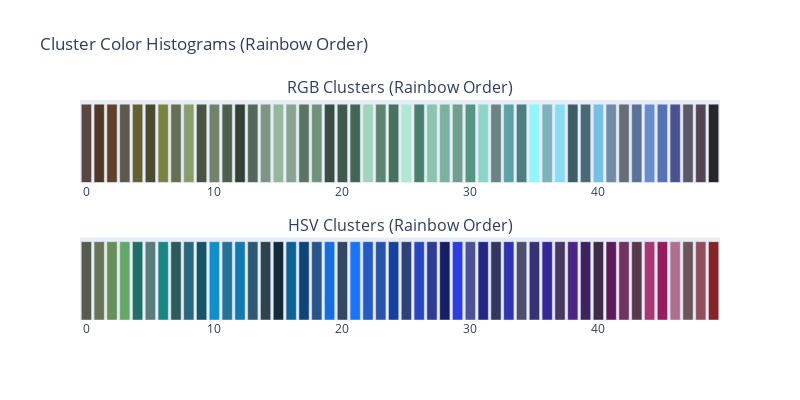

Notebook source saved alongside this figure:
### Code cell
sorted_rgb_clusters = sort_by_hue(clusters)
sorted_hsv_clusters = sort_by_hue(hsv_clusters)

sorted_cluster_colors = [f'rgb({int(r)},{int(g)},{int(b)})' for r, g, b in sorted_rgb_clusters]
sorted_hsv_colors = [f'rgb({int(r)},{int(g)},{int(b)})' for r, g, b in sorted_hsv_clusters]

# Add hover text with RGB values
rgb_hovertext = [f'RGB: ({int(r)}, {int(g)}, {int(b)})' for r, g, b in sorted_rgb_clusters]
hsv_hovertext = [f'RGB: ({int(r)}, {int(g)}, {int(b)})' for r, g, b in sorted_hsv_clusters]

fig = make_subplots(rows=2, cols=1, subplot_titles=("RGB Clusters (Rainbow Order)", "HSV Clusters (Rainbow Order)"))

fig.add_trace(
    go.Bar(x=list(range(len(sorted_rgb_clusters))), y=[1]*len(sorted_rgb_clusters), marker_color=sorted_cluster_colors, showlegend=False, hovertext=rgb_hovertext, hoverinfo="text"),
    row=1, col=1
)
fig.add_trace(
    go.Bar(x=list(range(len(sorted_hsv_clusters))), y=[1]*len(sorted_hsv_clusters), marker_color=sorted_hsv_colors, showlegend=False, hovertext=hsv_hovertext, hoverinfo="text"),
    row=2, col=1
)

fig.update_layout(height=400, width=800, title_text="Cluster Color Histograms (Rainbow Order)")
fig.update_yaxes(visible=False)
fig.show()

### Figure 1 — Plotly figure (JSON) as saved in the notebook; plotly's stock layout.template omitted (floating-point values rounded to 4 significant figures)
{"data": [{"hoverinfo": "text", "hovertext": ["RGB: (90, 70, 60)", "RGB: (80, 55, 38)", "RGB: (95, 66, 41)", "RGB: (95, 89, 77)", "RGB: (102, 95, 49)", "RGB: (74, 74, 47)", "RGB: (123, 130, 64)", "RGB: (102, 111, 84)", "RGB: (137, 159, 105)", "RGB: (75, 83, 65)", "RGB: (114, 131, 106)", "RGB: (78, 96, 77)", "RGB: (53, 64, 54)", "RGB: (83, 104, 86)", "RGB: (126, 149, 132)", "RGB: (147, 184, 158)", "RGB: (136, 164, 145)", "RGB: (90, 116, 99)", "RGB: (110, 147, 124)", "RGB: (57, 77, 66)", "RGB: (63, 89, 75)", "RGB: (67, 101, 83)", "RGB: (162, 212, 186)", "RGB: (93, 132, 112)", "RGB: (72, 113, 94)", "RGB: (176, 232, 209)", "RGB: (73, 127, 107)", "RGB: (137, 196, 175)", "RGB: (123, 178, 159)", "RGB: (112, 159, 144)", "RGB: (85, 149, 131)", "RGB: (141, 214, 197)", "RGB: (105, 132, 133)", "RGB: (92, 163, 166)", "RGB: (79, 126, 129)", "RGB: (141, 247, 254)", "RGB: (123, 179, 190)", "RGB: (135, 222, 243)", "RGB: (62, 92, 101)", "RGB: (74, 105, 117)", "RGB: (118, 191, 229)", "RGB: (112, 141, 165)", "RGB: (101, 109, 118)", "RGB: (91, 115, 152)", "RGB: (105, 140, 204)", "RGB: (85, 114, 182)", "RGB: (73, 82, 143)", "RGB: (92, 88, 103)", "RGB: (85, 69, 84)", "RGB: (40, 38, 39)"], "marker": {"color": ["rgb(90,70,60)", "rgb(80,55,38)", "rgb(95,66,41)", "rgb(95,89,77)", "rgb(102,95,49)", "rgb(74,74,47)", "rgb(123,130,64)", "rgb(102,111,84)", "rgb(137,159,105)", "rgb(75,83,65)", "rgb(114,131,106)", "rgb(78,96,77)", "rgb(53,64,54)", "rgb(83,104,86)", "rgb(126,149,132)", "rgb(147,184,158)", "rgb(136,164,145)", "rgb(90,116,99)", "rgb(110,147,124)", "rgb(57,77,66)", "rgb(63,89,75)", "rgb(67,101,83)", "rgb(162,212,186)", "rgb(93,132,112)", "rgb(72,113,94)", "rgb(176,232,209)", "rgb(73,127,107)", "rgb(137,196,175)", "rgb(123,178,159)", "rgb(112,159,144)", "rgb(85,149,131)", "rgb(141,214,197)", "rgb(105,132,133)", "rgb(92,163,166)", "rgb(79,126,129)", "rgb(141,247,254)", "rgb(123,179,190)", "rgb(135,222,243)", "rgb(62,92,101)", "rgb(74,105,117)", "rgb(118,191,229)", "rgb(112,141,165)", "rgb(101,109,118)", "rgb(91,115,152)", "rgb(105,140,204)", "rgb(85,114,182)", "rgb(73,82,143)", "rgb(92,88,103)", "rgb(85,69,84)", "rgb(40,38,39)"]}, "showlegend": false, "type": "bar", "x": [0, 1, 2, 3, 4, 5, 6, 7, 8, 9, 10, 11, 12, 13, 14, 15, 16, 17, 18, 19, 20, 21, 22, 23, 24, 25, 26, 27, 28, 29, 30, 31, 32, 33, 34, 35, 36, 37, 38, 39, 40, 41, 42, 43, 44, 45, 46, 47, 48, 49], "xaxis": "x", "y": [1, 1, 1, 1, 1, 1, 1, 1, 1, 1, 1, 1, 1, 1, 1, 1, 1, 1, 1, 1, 1, 1, 1, 1, 1, 1, 1, 1, 1, 1, 1, 1, 1, 1, 1, 1, 1, 1, 1, 1, 1, 1, 1, 1, 1, 1, 1, 1, 1, 1], "yaxis": "y"}, {"hoverinfo": "text", "hovertext": ["RGB: (86, 91, 78)", "RGB: (103, 116, 87)", "RGB: (102, 144, 88)", "RGB: (101, 169, 104)", "RGB: (31, 113, 103)", "RGB: (88, 125, 122)", "RGB: (24, 134, 131)", "RGB: (43, 91, 90)", "RGB: (38, 107, 125)", "RGB: (22, 84, 101)", "RGB: (11, 145, 206)", "RGB: (38, 115, 153)", "RGB: (16, 121, 178)", "RGB: (45, 89, 114)", "RGB: (47, 67, 79)", "RGB: (19, 43, 58)", "RGB: (14, 97, 151)", "RGB: (16, 67, 122)", "RGB: (39, 85, 139)", "RGB: (23, 110, 225)", "RGB: (50, 71, 101)", "RGB: (26, 115, 251)", "RGB: (35, 90, 198)", "RGB: (39, 83, 170)", "RGB: (23, 64, 158)", "RGB: (45, 66, 121)", "RGB: (41, 71, 193)", "RGB: (47, 60, 149)", "RGB: (22, 31, 101)", "RGB: (44, 63, 222)", "RGB: (75, 82, 150)", "RGB: (33, 39, 131)", "RGB: (52, 54, 98)", "RGB: (47, 52, 181)", "RGB: (78, 79, 111)", "RGB: (56, 49, 118)", "RGB: (53, 38, 154)", "RGB: (71, 56, 95)", "RGB: (76, 37, 135)", "RGB: (61, 35, 96)", "RGB: (62, 43, 72)", "RGB: (94, 27, 90)", "RGB: (115, 49, 95)", "RGB: (88, 57, 75)", "RGB: (171, 54, 118)", "RGB: (152, 27, 94)", "RGB: (174, 112, 141)", "RGB: (109, 84, 91)", "RGB: (147, 78, 93)", "RGB: (135, 36, 42)"], "marker": {"color": ["rgb(86,91,78)", "rgb(103,116,87)", "rgb(102,144,88)", "rgb(101,169,104)", "rgb(31,113,103)", "rgb(88,125,122)", "rgb(24,134,131)", "rgb(43,91,90)", "rgb(38,107,125)", "rgb(22,84,101)", "rgb(11,145,206)", "rgb(38,115,153)", "rgb(16,121,178)", "rgb(45,89,114)", "rgb(47,67,79)", "rgb(19,43,58)", "rgb(14,97,151)", "rgb(16,67,122)", "rgb(39,85,139)", "rgb(23,110,225)", "rgb(50,71,101)", "rgb(26,115,251)", "rgb(35,90,198)", "rgb(39,83,170)", "rgb(23,64,158)", "rgb(45,66,121)", "rgb(41,71,193)", "rgb(47,60,149)", "rgb(22,31,101)", "rgb(44,63,222)", "rgb(75,82,150)", "rgb(33,39,131)", "rgb(52,54,98)", "rgb(47,52,181)", "rgb(78,79,111)", "rgb(56,49,118)", "rgb(53,38,154)", "rgb(71,56,95)", "rgb(76,37,135)", "rgb(61,35,96)", "rgb(62,43,72)", "rgb(94,27,90)", "rgb(115,49,95)", "rgb(88,57,75)", "rgb(171,54,118)", "rgb(152,27,94)", "rgb(174,112,141)", "rgb(109,84,91)", "rgb(147,78,93)", "rgb(135,36,42)"]}, "showlegend": false, "type": "bar", "x": [0, 1, 2, 3, 4, 5, 6, 7, 8, 9, 10, 11, 12, 13, 14, 15, 16, 17, 18, 19, 20, 21, 22, 23, 24, 25, 26, 27, 28, 29, 30, 31, 32, 33, 34, 35, 36, 37, 38, 39, 40, 41, 42, 43, 44, 45, 46, 47, 48, 49], "xaxis": "x2", "y": [1, 1, 1, 1, 1, 1, 1, 1, 1, 1, 1, 1, 1, 1, 1, 1, 1, 1, 1, 1, 1, 1, 1, 1, 1, 1, 1, 1, 1, 1, 1, 1, 1, 1, 1, 1, 1, 1, 1, 1, 1, 1, 1, 1, 1, 1, 1, 1, 1, 1], "yaxis": "y2"}], "layout": {"annotations": [{"font": {"size": 16}, "showarrow": false, "text": "RGB Clusters (Rainbow Order)", "x": 0.5, "xanchor": "center", "xref": "paper", "y": 1, "yanchor": "bottom", "yref": "paper"}, {"font": {"size": 16}, "showarrow": false, "text": "HSV Clusters (Rainbow Order)", "x": 0.5, "xanchor": "center", "xref": "paper", "y": 0.375, "yanchor": "bottom", "yref": "paper"}], "height": 400, "title": {"text": "Cluster Color Histograms (Rainbow Order)"}, "width": 800, "xaxis": {"anchor": "y", "domain": [0, 1]}, "xaxis2": {"anchor": "y2", "domain": [0, 1]}, "yaxis": {"anchor": "x", "domain": [0.625, 1], "visible": false}, "yaxis2": {"anchor": "x2", "domain": [0, 0.375], "visible": false}}}
